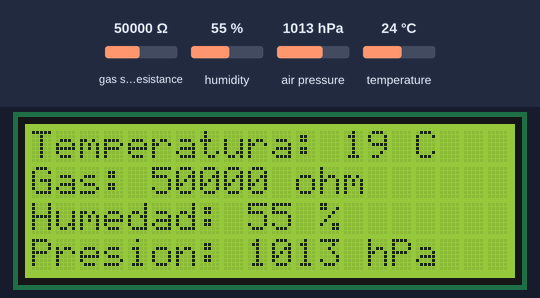
Simulated run of this program. Board: CircuitPython board. Shown: 20×4 character LCD. Inputs (shaded band) come from the test bench; at power-on: gas sensor resistance 50000 Ω, temperature 24 °C, humidity 55 %, air pressure 1013 hPa. Library files of the repository ran but are not shown: lcd.py, i2c_pcf8574_interface.py; what the program prints to the serial console is not drawn.

Above: at 1.2 s.
1.3 s: gas sensor resistance set to 6880 Ω
At 7.0 s:
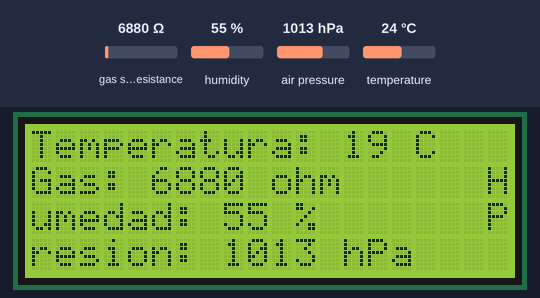
12.4 s: temperature set to 12 °C
At 16.9 s:
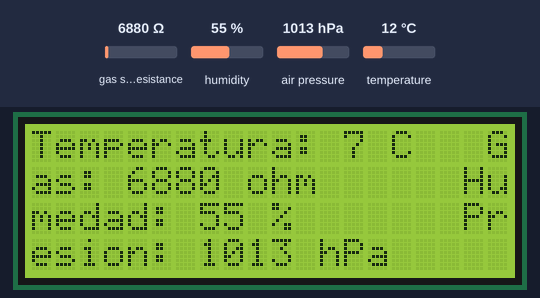
23.0 s: gas sensor resistance set to 28500 Ω
At 27.9 s:
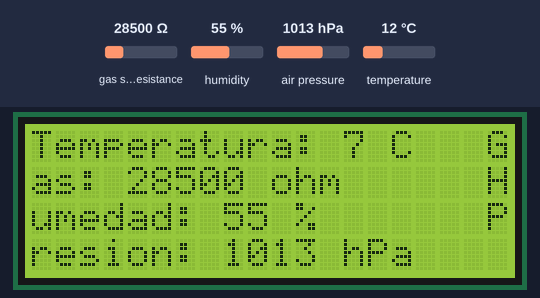
33.6 s: humidity set to 22 %
At 37.9 s:
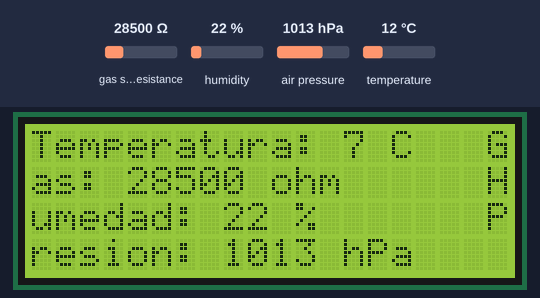
43.9 s: air pressure set to 952 hPa
At 49.0 s:
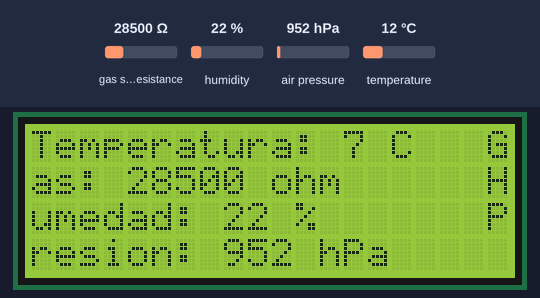
Timing chart, 0 to 50.5 s (numbered marks = the images above; inputs shaded):
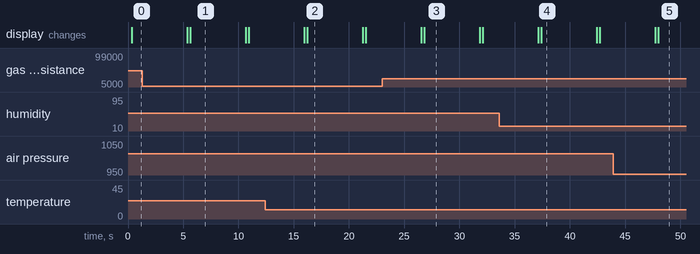

The program:

code.py
```python
import board
import time
from lcd.lcd import LCD
from lcd.i2c_pcf8574_interface import I2CPCF8574Interface
import adafruit_bme680

i2c = board.I2C()  # uses board.SCL and board.SDA
i2c.try_lock()
address_lcd = i2c.scan()[0]
address_bme680 = i2c.scan()[1]
i2c.unlock()
lcd = LCD(I2CPCF8574Interface(i2c, address_lcd), num_rows=4, num_cols=20)
lcd.clear()


bme680 = adafruit_bme680.Adafruit_BME680_I2C(i2c, address_bme680)
bme680.sea_level_pressure = 1013.25
temperature_offset = -5

while True:

    temp = bme680.temperature + temperature_offset
    gas = bme680.gas
    humedad = bme680.relative_humidity
    presion = bme680.pressure
    print("Pressure: %0.3f hPa" % bme680.pressure)

    print("\nTemperature: %0.1f C" % temp)
    print("Gas: %d ohm" % gas)
    print("Humidity: %0.1f %%" % humedad)
    lcd_temperatura = "Temperatura: " + str(int(temp)) + " C   "
    lcd_gas = "Gas: " + str(gas) + " ohm     "
    lcd_humedad = " Humedad: " + str(int(humedad)) + " %       "
    lcd_presion = "Presion: " + str(int(presion)) + " hPa"

    message = lcd_temperatura + lcd_gas + lcd_humedad + lcd_presion

    lcd.print(message)

    time.sleep(5)

    lcd.clear()
```

Measured:
- after the input at 1.3 s, the display: first differs from a run without the input after 4.3 s (image 1)
- after the input at 12.4 s, the display: first differs from a run without the input after 3.8 s (image 2)
- after the input at 23.0 s, the display: first differs from a run without the input after 3.8 s (image 3)
- after the input at 33.6 s, the display: first differs from a run without the input after 3.8 s (image 4)
- after the input at 43.9 s, the display: first differs from a run without the input after 4.1 s (image 5)
- what the display in image 1 shows lasts 5.0 s, from 5.6 s to 10.6 s
